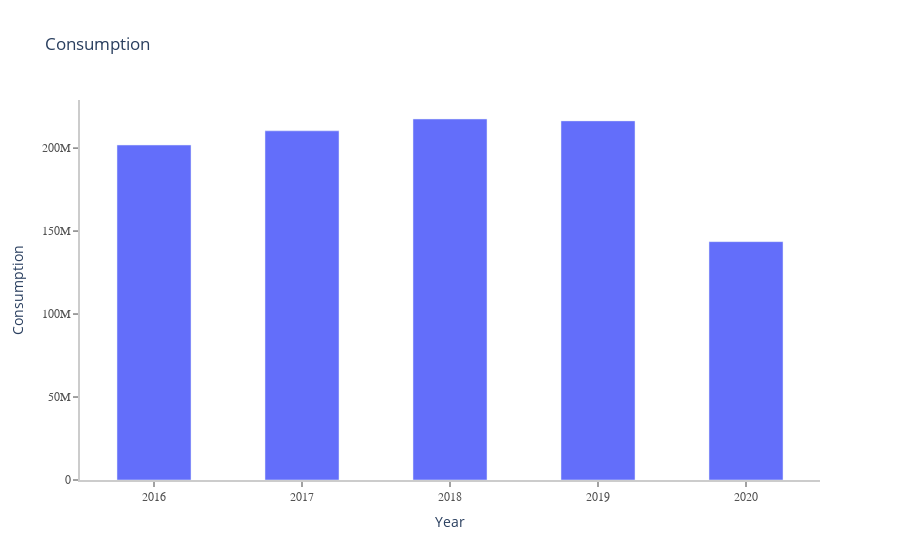

Source (notebook cell):
### Code cell
plt.figure(figsize=(20,10))
fig = go.Figure()
fig.add_trace(go.Bar(
    x = consumedia['year'],
    y = consumedia['consumption'],
    width=0.5,
    name='Consumption'
))
fig.update_layout(
    title='Consumption',
    xaxis_title='Year',
    yaxis_title='Consumption',
    xaxis=dict(
    showline=True,
    showgrid=False,
    showticklabels=True,
    linecolor='rgb(204, 204, 204)',
    linewidth=2,
    ticks='outside',
    tickfont=dict(
        family='Arial',
        size=12,
        color='rgb(82, 82, 82)',
        )
    ),
    yaxis=dict(
    showline=True,
    showgrid=False,
    showticklabels=True,
    linecolor='rgb(204, 204, 204)',
    linewidth=2,
    ticks='outside',
    tickfont=dict(
        family='Arial',
        size=12,
        color='rgb(82, 82, 82)',
        )
    ),
    plot_bgcolor='white',
    showlegend = False
)

### Figure 1 — Plotly figure (JSON) as saved in the notebook; plotly's stock layout.template omitted (floating-point values rounded to 4 significant figures)
{"data": [{"name": "Consumption", "type": "bar", "width": 0.5, "x": [2016, 2017, 2018, 2019, 2020], "y": [201842497, 210406218, 217525536, 216390170, 143623548]}], "layout": {"plot_bgcolor": "white", "showlegend": false, "title": {"text": "Consumption"}, "xaxis": {"linecolor": "rgb(204, 204, 204)", "linewidth": 2, "showgrid": false, "showline": true, "showticklabels": true, "tickfont": {"color": "rgb(82, 82, 82)", "family": "Arial", "size": 12}, "ticks": "outside", "title": {"text": "Year"}}, "yaxis": {"linecolor": "rgb(204, 204, 204)", "linewidth": 2, "showgrid": false, "showline": true, "showticklabels": true, "tickfont": {"color": "rgb(82, 82, 82)", "family": "Arial", "size": 12}, "ticks": "outside", "title": {"text": "Consumption"}}}}
